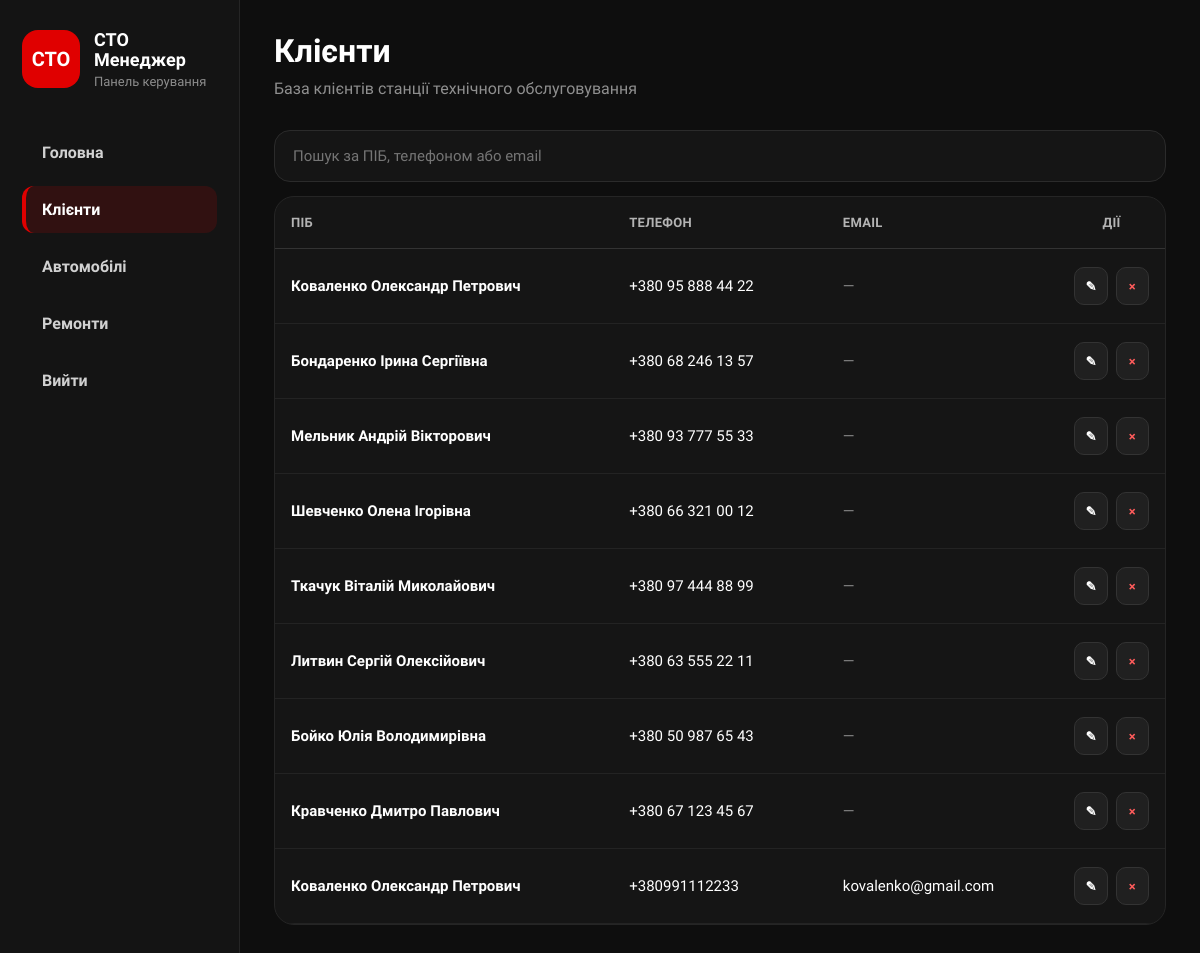
/clients/, run on the app's committed database.
### clients/models.py (models this page shows, shortened)
class Client(models.Model):
    full_name = models.CharField(max_length=150, verbose_name="ПІБ")
    phone = models.CharField(max_length=20, unique=True, verbose_name="Телефон")
    email = models.EmailField(blank=True, null=True, verbose_name="Email")
    address = models.CharField(max_length=255, blank=True, null=True, verbose_name="Адреса")
    notes = models.TextField(blank=True, null=True, verbose_name="Примітки")
    created_at = models.DateTimeField(auto_now_add=True)
    class Meta:
        verbose_name = "Клієнт"
        verbose_name_plural = "Клієнти"
        ordering = ['full_name']

### clients/views.py (the view)
# urls.py: path('', views.client_list_view, name='client_list'),
def client_list_view(request):
    query = request.GET.get('q', '')
    clients = Client.objects.all().order_by('-created_at')
    if query:
        clients = clients.filter(
            Q(full_name__icontains=query) |
            Q(phone__icontains=query) |
            Q(email__icontains=query)
        )
    return render(request, 'clients/client_list.html', {
        'clients': clients,
        'query': query
    })

### clients/templates/clients/client_list.html
{% extends 'base.html' %}
{% block content %}
<div class="page-header">
    <div>
        <h1>Клієнти</h1>
        <p>База клієнтів станції технічного обслуговування</p>
    </div>
</div>
<form method="get" class="search-panel">
    <input
        type="text"
        name="q"
        value="{{ query }}"
        placeholder="Пошук за ПІБ, телефоном або email"
        autocomplete="off"
    >
</form>
<div class="table-card">
    <table class="data-table clients-table">
        <thead>
            <tr>
                <th>ПІБ</th>
                <th>Телефон</th>
                <th>Email</th>
                <th>Дії</th>
            </tr>
        </thead>
        <tbody>
        {% for client in clients %}
            <tr>
                <td class="client-name-cell">
                    <a href="{% url 'client_detail' client.id %}" class="client-link">
                        {{ client.full_name }}
                    </a>
                </td>
                <td>
                    {% if client.phone %}
                        {{ client.phone }}
                    {% else %}
                        <span class="muted-text">—</span>
                    {% endif %}
                </td>
                <td>
                    {% if client.email %}
                        {{ client.email }}
                    {% else %}
                        <span class="muted-text">—</span>
                    {% endif %}
                </td>
                <td>
                    <div class="actions-cell">
                        <a href="{% url 'edit_client' client.id %}" class="row-action" title="Редагувати">
                            ✎
                        </a>
                        <a href="{% url 'delete_client' client.id %}" class="row-action danger-action" title="Видалити">
                            ×
                        </a>
                    </div>
                </td>
            </tr>
        {% empty %}
            <tr>
                <td colspan="4" class="empty-row">
                    Клієнтів ще немає
                </td>
            </tr>
        {% endfor %}
        </tbody>
    </table>
</div>
{% endblock %}

### static/css/style.css (style rules this page uses)
* { margin: 0; padding: 0; box-sizing: border-box; }
html { width: 100%; min-height: 100%; scroll-behavior: smooth; }
body { width: 100%; min-height: 100vh; background: #0e0e0e; color: #ffffff; font-family: 'Montserrat', sans-serif; overflow-x: hidden; }
a { color: inherit; text-decoration: none; }
button, input, textarea, select { font-family: 'Montserrat', sans-serif; }
.page-header, .hero-actions { display: flex; justify-content: space-between; align-items: flex-start; gap: 20px; margin-bottom: 30px; }
.page-header h1, .hero-actions h1 { font-size: 32px; font-weight: 900; line-height: 1.1; margin-bottom: 8px; }
.page-header p, .hero-actions p { color: #8f8f8f; font-size: 16px; line-height: 1.45; }
.search-panel { margin-bottom: 14px; }
.search-panel input { width: 100%; background: #151515; border: 1px solid #2b2b2b; color: #ffffff; border-radius: 16px; padding: 16px 18px; font-size: 15px; }
.table-box, .section-box, .table-card, .detail-card { background: #151515; border: 1px solid #252525; border-radius: 20px; }
.table-card { overflow: hidden; }
table, .dashboard-table, .data-table { width: 100%; border-collapse: collapse; table-layout: fixed; }
th, .data-table th { text-align: left; padding: 18px 16px; color: #b4b4b4; font-size: 13px; font-weight: 900; text-transform: uppercase; letter-spacing: 0.3px; border-bottom: 1px solid #333333; }
td, .data-table td { padding: 18px 16px; border-bottom: 1px solid #232323; vertical-align: middle; font-size: 15px; line-height: 1.35; }
.muted, .muted-text, .plate-muted { color: #888888; }
.clients-table th:nth-child(1), .clients-table td:nth-child(1) { width: 38%; }
.clients-table th:nth-child(2), .clients-table td:nth-child(2) { width: 24%; }
.clients-table th:nth-child(3), .clients-table td:nth-child(3) { width: 26%; }
.clients-table th:nth-child(4), .clients-table td:nth-child(4) { width: 12%; text-align: center; }
.car-link, .client-link { color: #ffffff; font-weight: 800; text-decoration: none; transition: 0.2s; }
.owner-cell, .client-name-cell { line-height: 1.25; word-break: normal; }
.actions-cell, .repair-actions { display: flex; justify-content: center; align-items: center; gap: 8px; flex-wrap: nowrap; }
.row-action { display: inline-flex; align-items: center; justify-content: center; width: 38px; height: 38px; background: #202020; border: 1px solid #333333; border-radius: 10px; color: #ffffff; font-weight: 900; font-size: 13px; transition: 0.2s; }
.danger-action { color: #ff5c5c; }
input, textarea, select { width: 100%; background: #0e0e0e; border: 1px solid #303030; color: #ffffff; padding: 15px; border-radius: 14px; font-size: 15px; }

### data on the page
Client: full_name "Коваленко Олександр Петрович", phone "+380 95 888 44 22"
Client: full_name "Бондаренко Ірина Сергіївна", phone "+380 68 246 13 57"
Client: full_name "Мельник Андрій Вікторович", phone "+380 93 777 55 33"
Client: full_name "Шевченко Олена Ігорівна", phone "+380 66 321 00 12"
Client: full_name "Ткачук Віталій Миколайович", phone "+380 97 444 88 99"
Client: full_name "Литвин Сергій Олексійович", phone "+380 63 555 22 11"
Client: full_name "Бойко Юлія Володимирівна", phone "+380 50 987 65 43"
Client: full_name "Кравченко Дмитро Павлович", phone "+380 67 123 45 67"
Client: full_name "Коваленко Олександр Петрович", phone "+380991112233", email "kovalenko@gmail.com"
